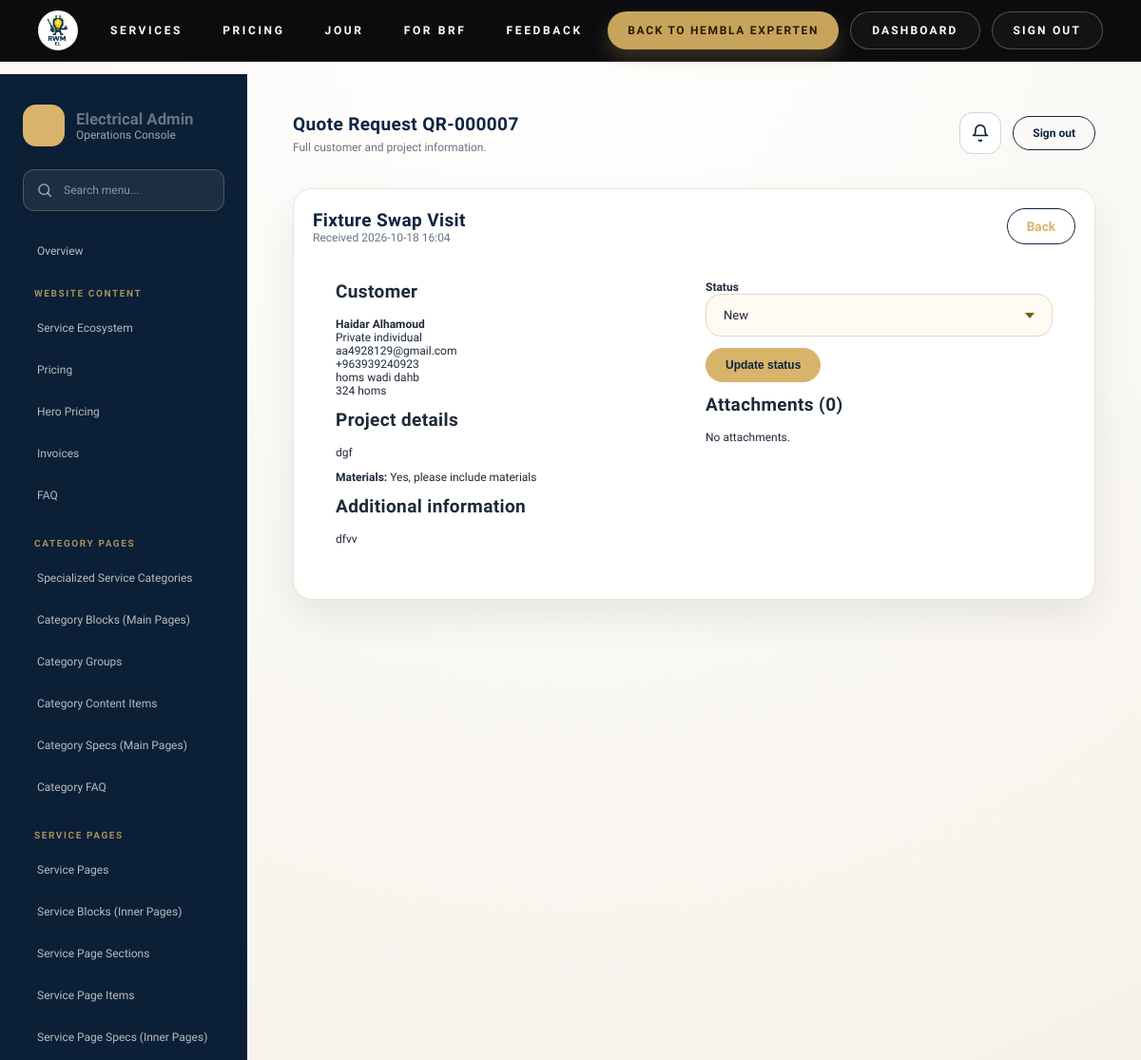
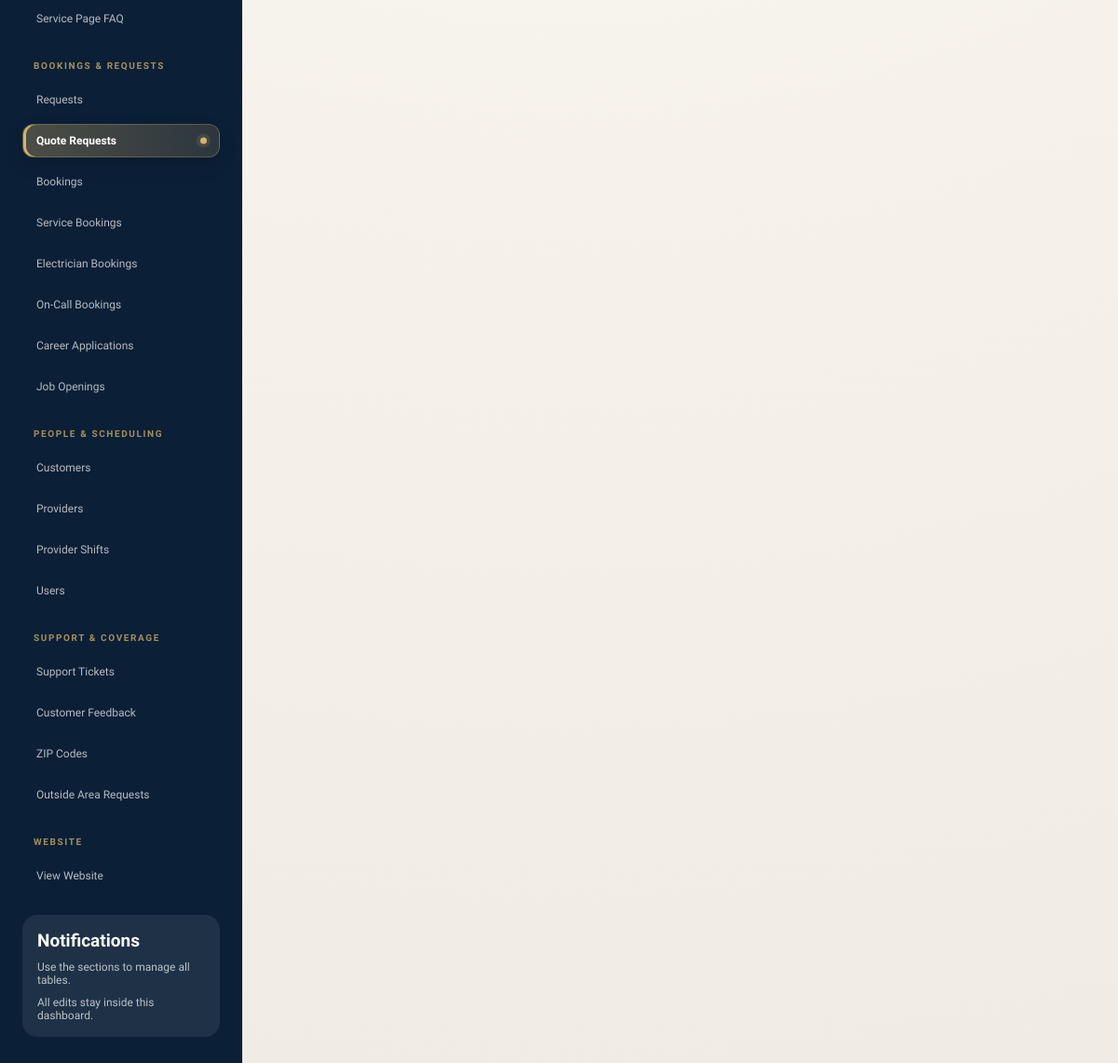
Screenshot of /dashboard/quote-requests/7/ (signed in) with the database file from the repository (2 pictures, top to bottom).
### electricity/models.py (models this page shows, shortened)
class QuoteRequest(models.Model):
    class CustomerType(models.TextChoices):
        PRIVATE = "private", "Private individual"
        BUSINESS = "business", "Business"
    class MaterialsChoice(models.TextChoices):
        YES = "yes", "Yes, please include materials"
        NO = "no", "No, I have the materials"
        UNSURE = "unsure", "Not sure"
    class Status(models.TextChoices):
        NEW = "new", "New"
        REVIEWING = "reviewing", "Reviewing"
        QUOTED = "quoted", "Quoted"
        CLOSED = "closed", "Closed"
    service_title = models.CharField(max_length=160)
    service_description = models.TextField(blank=True)
    service_image = models.CharField(max_length=500, blank=True)
    customer_type = models.CharField(max_length=20, choices=CustomerType.choices)
    project_details = models.TextField()
    materials = models.CharField(max_length=20, choices=MaterialsChoice.choices)
    full_name = models.CharField(max_length=160)
    email = models.EmailField()
    phone = models.CharField(max_length=40)
    street_address = models.CharField(max_length=240)
    postcode = models.CharField(max_length=20)
    city = models.CharField(max_length=100)
    additional_information = models.TextField(blank=True)
    status = models.CharField(max_length=20, choices=Status.choices, default=Status.NEW)
    created_at = models.DateTimeField(auto_now_add=True)
    class Meta:
        ordering = ["-created_at"]

### electricity/views.py (the view, shortened to what this page needs)
# urls.py: path("dashboard/quote-requests/<int:pk>/", views.dashboard_quote_request_detail, name="dashboard_quote_request_detail"),
@login_required
def dashboard_quote_request_detail(request, pk):
    guard = _dashboard_access_or_redirect(request)
    if guard:
        return guard
    item = get_object_or_404(QuoteRequest.objects.prefetch_related("attachments"), pk=pk)
    return render(request, "electricity/dashboard/quote_request_detail.html", {"item": item, "status_choices": QuoteRequest.Status.choices})

### electricity/templatetags/electricity_extras.py (called while the page is built)
@register.simple_tag(takes_context=True)
def is_electricity_admin(context):
    request = context.get("request")
    if not request:
        return False
    user = request.user
    if not user.is_authenticated:
        return False
    if user.is_superuser or user.is_staff:
        return True
    return electricity_admin_site.has_permission(request)

@register.simple_tag
def service_category_pages():
    return ServiceCategoryPage.objects.filter(is_active=True).prefetch_related("service_pages").order_by("order", "name")

@register.simple_tag
def service_menu_groups(category_page):
    grouped = OrderedDict()
    for service_page in category_page.service_pages.filter(is_active=True).order_by("order", "name"):
        key = (service_page.menu_group or "").strip()
        grouped.setdefault(key, [])
        grouped[key].append(service_page)
    return list(grouped.items())

### electricity/views.py (called while the page is built)
def _require_dashboard_access(request):
    user = request.user
    if not user.is_authenticated:
        return False
    if user.is_superuser or user.is_staff:
        return True
    return electricity_admin_site.has_permission(request)

def _dashboard_access_or_redirect(request):
    if _require_dashboard_access(request):
        return None
    return redirect("admin:login")

### electricity/templates/electricity/dashboard/quote_request_detail.html
{% extends "electricity/dashboard/base.html" %}{% block page_title %}Quote Request QR-{{ item.id|stringformat:"06d" }}{% endblock %}{% block page_subtitle %}Full customer and project information.{% endblock %}{% block content %}<section class="dash-panel dash-panel-wide"><div class="panel-header"><div><h2>{{ item.service_title }}</h2><div class="panel-meta">Received {{ item.created_at|date:"Y-m-d H:i" }}</div></div><a class="dash-btn" href="{% url 'electricity:dashboard_quote_requests' %}">Back</a></div><div style="display:grid;grid-template-columns:1fr 1fr;gap:24px;padding:24px"><div><h3>Customer</h3><p><b>{{ item.full_name }}</b><br>{{ item.get_customer_type_display }}<br><a href="mailto:{{ item.email }}">{{ item.email }}</a><br>{{ item.phone }}<br>{{ item.street_address }}<br>{{ item.postcode }} {{ item.city }}</p><h3>Project details</h3><p style="white-space:pre-wrap">{{ item.project_details }}</p><p><b>Materials:</b> {{ item.get_materials_display }}</p>{% if item.additional_information %}<h3>Additional information</h3><p>{{ item.additional_information }}</p>{% endif %}</div><div><form method="post">{% csrf_token %}<label><b>Status</b><select name="status">{% for value,label in status_choices %}<option value="{{ value }}" {% if item.status == value %}selected{% endif %}>{{ label }}</option>{% endfor %}</select></label><button class="dash-btn primary" style="margin-top:12px">Update status</button></form><h3>Attachments ({{ item.attachments.count }})</h3>{% for attachment in item.attachments.all %}<p><a href="{{ attachment.file.url }}" target="_blank">{{ attachment.original_name }}</a></p>{% empty %}<p>No attachments.</p>{% endfor %}</div></div></section>{% endblock %}

### electricity/static/electricity/css/dashboard.css (style rules this page uses)
:root { --navy: #0b2442; --gold: #d8b36a; --cream: #f8f6f1; --ink: #1f2937; --muted: #6b7280; --card: #ffffff; --line: #ece3d6; --surface: #f9f6f0; --shadow-soft: 0 18px 40px rgba(8, 15, 28, 0.08); --shadow-lift: 0 22px 48px rgba(8, 15, 28, 0.12); }
* { box-sizing: border-box; }
body { margin: 0; font-family: "Sora", sans-serif; color: var(--ink); background: radial-gradient(circle at top, #ffffff 0%, #f6f2ea 55%, #f0ebe3 100%); }
.dash-body { min-height: 100vh; }
.dash-btn { border-radius: 999px; padding: 10px 20px; border: 1px solid var(--navy); text-decoration: none; font-weight: 600; background: transparent; cursor: pointer; }
.dash-btn.primary { background: var(--gold); color: var(--navy); border-color: var(--gold); }
.dash-panel-wide { grid-column: 1 / -1; }
.dash-panel { background: var(--card); border-radius: 20px; border: 1px solid var(--line); padding: 20px; box-shadow: var(--shadow-soft); }
.panel-header { display: flex; justify-content: space-between; align-items: center; margin-bottom: 14px; gap: 12px; }
.panel-header h2 { margin: 0; font-size: 1.1rem; color: var(--navy); }
.panel-meta { color: var(--muted); font-size: 0.85rem; }
.panel-header a { font-size: 0.85rem; color: var(--gold); text-decoration: none; }

### electricity/static/electricity/css/global_header.css (style rules this page uses)
:root { --rwmh-height: 64px; --rwmh-item-height: 40px; }
body.electricity-body, body.dash-body { padding-top: var(--rwmh-height); }

### electricity/static/electricity/css/typography.css (style rules this page uses)
:root { --site-type-hero: 30px; --site-type-heading: 19px; --site-type-body: 12px; }
body, p, li, label, input, textarea, select, button, td, th, .btn, .booking-description, .booking-step-label, .booking-step-note, .admin-login-subtitle, .admin-login-note, .brand-sub, .landing-subtitle, .landing-kicker, .landing-note, .hero-subtitle, .hero-kicker, .hero-note, .about-hero-subtitle, .contact-hero-quote, .oncall-subtitle, .support-subtitle, .panel-meta, .dash-subtitle, .terms-hero p, .faq-hero p, .thankyou-card p, .thankyou-note, .site-announcement__text, .site-announcement__badge, .rwm-egh-link, .rwm-egh-btn, .landing-cta { font-size: var(--site-type-body) !important; }
h1, h2, h3, h4, .booking-title, .section-header h2, .panel-header h2, .dash-card-title, .terms-info-title, .terms-glass-title, .contact-meta-title, .side-title { font-size: var(--site-type-heading) !important; }

### rows the page displays
QuoteRequest: id "000007", service_title "Fixture Swap Visit", created_at "2026-10-18 16:04", full_name "Haidar Alhamoud", customer_type "Private individual", email "aa4928129@gmail.com", phone "+963939240923", street_address "homs wadi dahb", postcode "324", city "homs", project_details "dgf", materials "Yes, please include materials", additional_information "dfvv", attachments.count "0"
